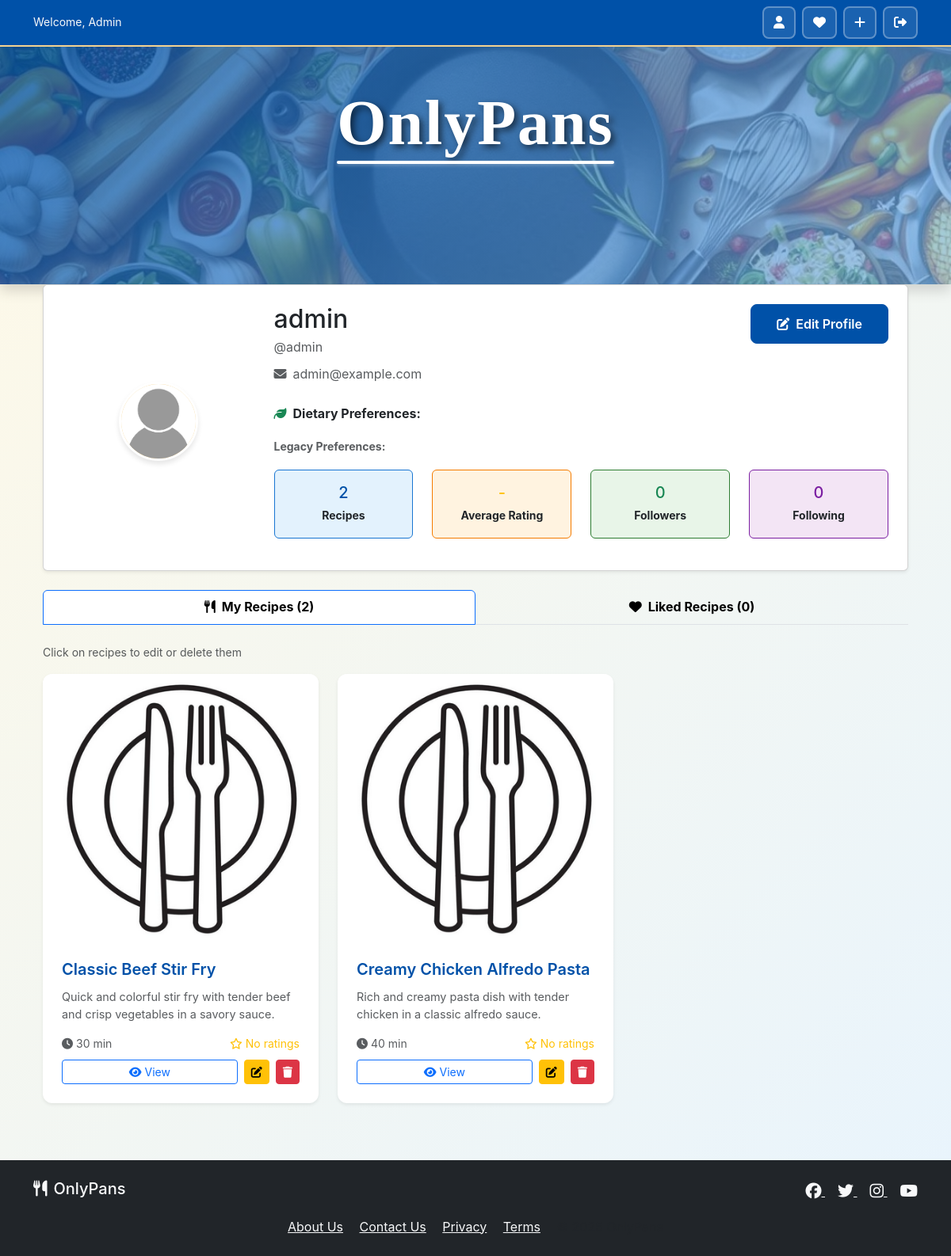
Page /accounts/profile/ (signed in) on the earlier database version.
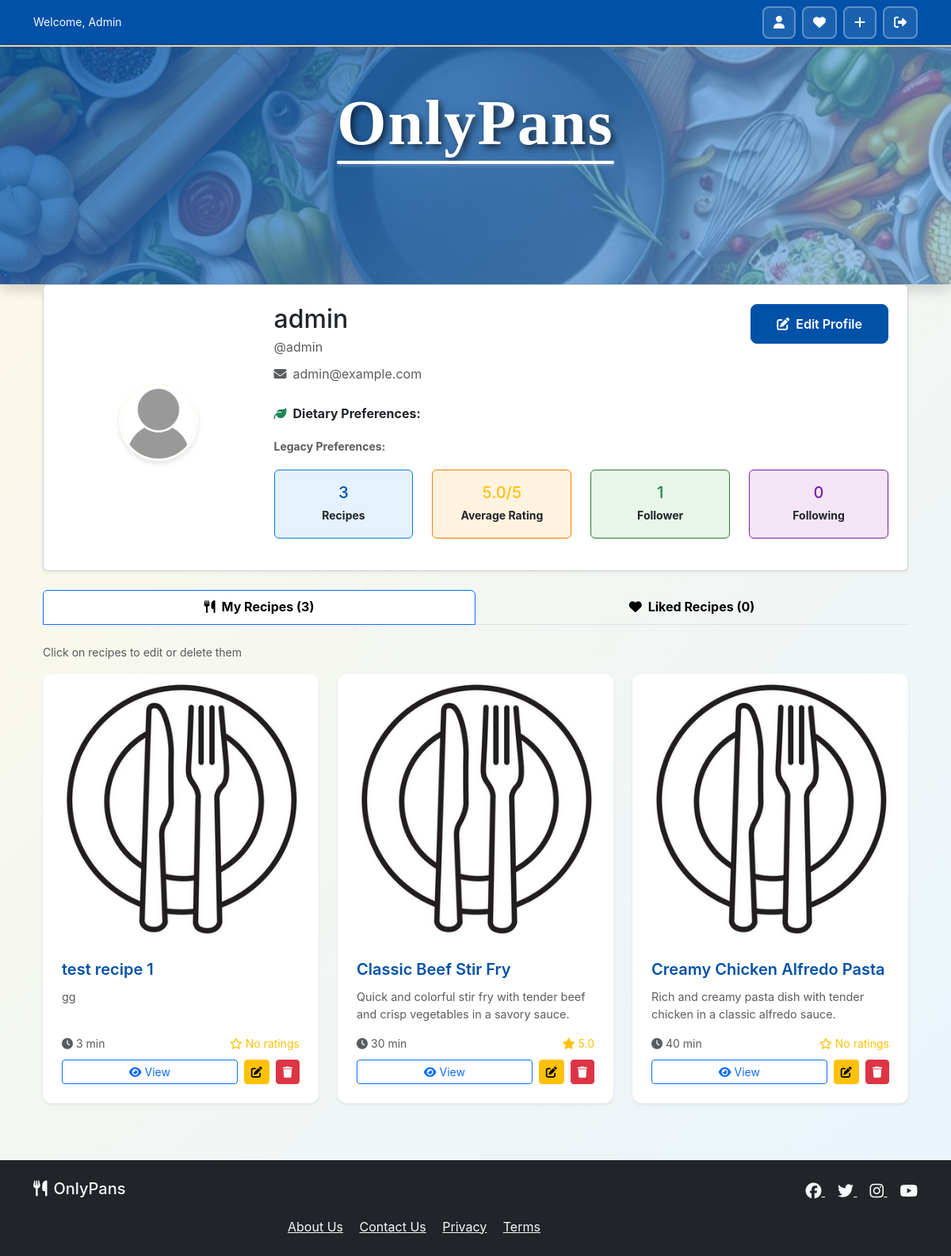
Same page on the later database version.
### recipes/models.py (models this page shows, shortened)
class Recipe(models.Model):
    user = models.ForeignKey(User, on_delete=models.CASCADE,
                             related_name='recipes')
    title = models.CharField(
        max_length=200,  # Reasonable recipe title length
        help_text='Recipe title (max 200 characters)'
    )
    slug = models.SlugField(max_length=255, unique=True, blank=True)
    description = models.TextField(
        max_length=1000,  # Prevent extremely long descriptions
        blank=True,
        help_text='Tell us about this recipe! (max 1000 characters)'
    )
    prep_time = models.PositiveIntegerField(
        help_text='Preparation time in minutes (max 1440 = 24 hours)',
        validators=[MinValueValidator(1), MaxValueValidator(1440)]
    )
    cook_time = models.PositiveIntegerField(
        help_text='Cooking time in minutes (max 1440 = 24 hours)',
        validators=[MinValueValidator(1), MaxValueValidator(1440)]
    )
    servings = models.PositiveIntegerField(
        default=4,
        help_text='Number of servings (max 100)',
        validators=[MinValueValidator(1), MaxValueValidator(100)]
    )
    image = CloudinaryField(
        'image',
        blank=True,
        null=True,
        folder='recipes/',
        help_text='Upload recipe image'
    )
    image_url = models.URLField(blank=True, help_text='Or paste image URL')
    tags = models.ManyToManyField(Tag, blank=True)
    view_count = models.PositiveIntegerField(default=0)
    created_at = models.DateTimeField(auto_now_add=True)
    updated_at = models.DateTimeField(auto_now=True)
    def get_image_url(self):
        from django.templatetags.static import static
        return static('images/default_recipe.png')
    @property
    def total_time(self):
        return self.prep_time + self.cook_time
    @property
    def average_rating(self):
        ratings = self.ratings.all()
        if ratings:
            return sum(r.rating for r in ratings) / len(ratings)
        return 0
    class Meta:
        ordering = ['-created_at']

class Rating(models.Model):
    RATING_CHOICES = [
        (1, '1 Star'),
        (2, '2 Stars'),
        (3, '3 Stars'),
        (4, '4 Stars'),
        (5, '5 Stars'),
    ]
    recipe = models.ForeignKey(
        Recipe,
        on_delete=models.CASCADE,
        related_name='ratings'
    )
    user = models.ForeignKey(User, on_delete=models.CASCADE)
    rating = models.PositiveIntegerField(
        choices=RATING_CHOICES,
        validators=[MinValueValidator(1), MaxValueValidator(5)],
        help_text='Rating from 1 to 5 stars'
    )
    created_at = models.DateTimeField(auto_now_add=True)
    updated_at = models.DateTimeField(auto_now=True)
    class Meta:
        unique_together = ('recipe', 'user')
        ordering = ['-created_at']

### accounts/views.py (the view)
# urls.py: path('profile/', views.profile_view, name='profile'),
@login_required
def profile_view(request, username=None):
    if username:
        profile_user = get_object_or_404(User, username=username)
        is_own_profile = request.user == profile_user
    else:
        profile_user = request.user
        is_own_profile = True
    from .models import UserProfile
    user_profile, created = UserProfile.objects.get_or_create(
        user=profile_user
    )
    user_recipes = profile_user.recipes.all().order_by('-created_at')
    follower_count = user_profile.get_follower_count()
    following_count = user_profile.get_following_count()
    is_following = False
    if request.user.is_authenticated and not is_own_profile:
        is_following = user_profile.is_following(profile_user)
    liked_recipes = []
    if is_own_profile:
        liked_recipe_objects = user_profile.get_liked_recipes()[:6]  # Show first 6
        liked_recipes = [like.recipe for like in liked_recipe_objects]
    context = {
        'profile_user': profile_user,
        'user_profile': user_profile,
        'is_own_profile': is_own_profile,
        'user_recipes': user_recipes,
        'recipe_count': user_recipes.count(),
        'average_rating': user_profile.get_average_recipe_rating(),
        'follower_count': follower_count,
        'following_count': following_count,
        'is_following': is_following,
        'liked_recipes': liked_recipes,
        'liked_count': len(user_profile.get_liked_recipes()) if is_own_profile else 0,
    }
    return render(request, 'accounts/profile.html', context)

### accounts/models.py (called while the page is built)
    def get_profile_image_url(self):
        from django.templatetags.static import static
        if self.profile_image:
            try:
                return self.profile_image.url
            except Exception:
                return static('images/default_user.jpg')
        return static('images/default_user.jpg')

    @property
    def full_display_name(self):
        if self.user.first_name or self.user.last_name:
            return self.user.get_full_name()
        return self.user.username

    def get_average_recipe_rating(self):
        user_recipes = self.user.recipes.all()
        if not user_recipes:
            return 0
        total_rating = 0
        total_recipes_with_ratings = 0
        for recipe in user_recipes:
            avg_rating = recipe.average_rating
            if avg_rating > 0:
                total_rating += avg_rating
                total_recipes_with_ratings += 1
        if total_recipes_with_ratings == 0:
            return 0
        return round(total_rating / total_recipes_with_ratings, 1)

    def get_follower_count(self):
        return self.user.followers.count()

    def get_following_count(self):
        return self.user.following.count()

### accounts/templates/accounts/profile.html (shortened to what the changed rows need)
{% extends 'base.html' %}
{% load static %}
{% load profile_extras %}
{% block content %}
<div class="container-fluid">
    <div class="row">
        <div class="col-12 mb-4">
            <div class="card shadow-sm">
                <div class="card-body">
                    <div class="row align-items-center">
                        <div class="col-md-9">
                            <div
                                class="d-flex justify-content-between align-items-start mb-3"
                            >
                                <div>
                                    <h2 class="mb-1">
                                        {{ profile_user.profile.full_display_name }}
                                    </h2>
                                </div>
                            </div>
                            <div class="row text-center">
                                <div class="col-md-3 mb-3">
                                    <div class="p-3 rounded" style="background-color: #e3f2fd; border: 1px solid #1976d2;">
                                        <h5 class="mb-1 text-primary">
                                            {{ recipe_count }}
                                        </h5>
                                        <small class="text-dark fw-bold">Recipe{{ recipe_count|pluralize }}</small>
                                    </div>
                                </div>
                                <div class="col-md-3 mb-3">
                                    <div class="p-3 rounded" style="background-color: #fff3e0; border: 1px solid #f57c00;">
                                        <h5 class="mb-1 text-warning">
                                            {% if average_rating > 0 %}
                                                {{ average_rating }}/5
                                            {% else %}
                                                -
                                            {% endif %}
                                        </h5>
                                        <small class="text-dark fw-bold">Average Rating</small>
                                    </div>
                                </div>
                                <div class="col-md-3 mb-3">
                                    <div class="p-3 rounded" style="background-color: #e8f5e8; border: 1px solid #2e7d32;">
                                        <h5 class="mb-1 text-success">
                                            {{ follower_count }}
                                        </h5>
                                        <small class="text-dark fw-bold">Follower{{ follower_count|pluralize }}</small>
                                    </div>
                                </div>
                            </div>
                        </div>
                    </div>
                </div>
            </div>
        </div>
        <div class="col-12">
            {% if is_own_profile %}
            <nav>
                <div class="nav nav-tabs nav-justified" id="nav-tab" role="tablist">
                    <button class="nav-link active fw-bold" id="nav-recipes-tab" data-bs-toggle="tab" data-bs-target="#nav-recipes" type="button" role="tab" aria-controls="nav-recipes" aria-selected="true" style="color: #000 !important; border-color: #0d6efd;">
                        <i class="fas fa-utensils me-2"></i>My Recipes ({{ recipe_count }})
                    </button>
                    <button class="nav-link fw-bold" id="nav-liked-tab" data-bs-toggle="tab" data-bs-target="#nav-liked" type="button" role="tab" aria-controls="nav-liked" aria-selected="false" style="color: #000 !important;">
                        <i class="fas fa-heart me-2"></i>Liked Recipes ({{ liked_count }})
                    </button>
                </div>
            </nav>
            <div class="tab-content mt-4" id="nav-tabContent">
                <div class="tab-pane fade show active" id="nav-recipes" role="tabpanel" aria-labelledby="nav-recipes-tab">
                    {% if recipe_count > 0 %}
                    <small class="text-muted mb-3 d-block">Click on recipes to edit or delete them</small>
                    {% endif %}
            {% endif %}
            {% if user_recipes %}
            <div class="row">
                {% for recipe in user_recipes %}
                <div class="col-md-6 col-lg-4 mb-4">
                    <div class="card h-100 shadow-sm recipe-card">
                        {% if recipe.get_image_url %}
                        <img
                            src="{{ recipe.get_image_url }}"
                            class="card-img-top"
                            alt="{{ recipe.title }}"
                            class="profile-recipe-image"
                        />
                        {% endif %}
                        <div class="card-body d-flex flex-column">
                            <h5 class="card-title">{{ recipe.title }}</h5>
                            <p class="card-text text-muted flex-grow-1">
                                {{ recipe.description|truncatewords:15 }}
                            </p>
                            <div class="mt-auto">
                                <div
                                    class="d-flex justify-content-between align-items-center mb-2"
                                >
                                    <small class="text-muted">
                                        <i class="fas fa-clock me-1"></i>{{ recipe.total_time }} min
                                    </small>
                                    <small class="text-warning">
                                        {% if recipe.average_rating > 0 %}
                                            <i class="fas fa-star me-1"></i>{{ recipe.average_rating|floatformat:1 }}
                                        {% else %}
                                            <i class="far fa-star me-1"></i>No
                                        ratings {% endif %}
                                    </small>
                                </div>
                                <div class="d-flex gap-2">
                                    <a
                                    <a
                                        href="{% url 'recipes:recipe_detail' recipe.slug %}"
                                        class="btn btn-outline-primary btn-sm flex-grow-1"
                                        aria-label="View {{ recipe.title }}"
                                        data-bs-toggle="tooltip"
                                        data-bs-placement="top"
                                        title="View Recipe"
                                    >
                                        <i class="fas fa-eye me-1"></i>View
                                    </a>
                                    {% if is_own_profile %}
                                    <a
                                        href="{% url 'recipes:recipe_edit' recipe.slug %}"
                                        class="btn btn-warning btn-sm"
                                        aria-label="Edit {{ recipe.title }}"
                                        data-bs-toggle="tooltip"
                                        data-bs-placement="top"
                                        title="Edit Recipe"
                                    >
                                        <i class="fas fa-edit"></i>
                                    </a>
                                    <button
                                        class="btn btn-danger btn-sm"
                                        onclick="confirmDelete('{{ recipe.slug }}', '{{ recipe.title }}')"
                                        aria-label="Delete {{ recipe.title }}"
                                        data-bs-toggle="tooltip"
                                        data-bs-placement="top"
                                        title="Delete Recipe"
                                    >
                                        <i class="fas fa-trash"></i>
                                    </button>
                                    {% endif %}
                                </div>
                            </div>
                        </div>
                    </div>
                </div>
                {% endfor %}
            </div>
            {% endif %}
            {% if is_own_profile %}
                </div>
            </div>
            {% endif %}
        </div>
    </div>
</div>
{% endblock %}

Differences in the rows shown:
added Recipe: title "test recipe 1", description "gg", total_time "3", shows "No ratings"
changed Recipe "Classic Beef Stir Fry": average_rating (not shown) → "5.0"; no longer shows "No ratings"
Other differences:
{{ recipe_count }}: "2" → "3"
{{ average_rating }}: (not shown) → "5.0"
{{ follower_count }}: "0" → "1"
text now shown: "/5"
